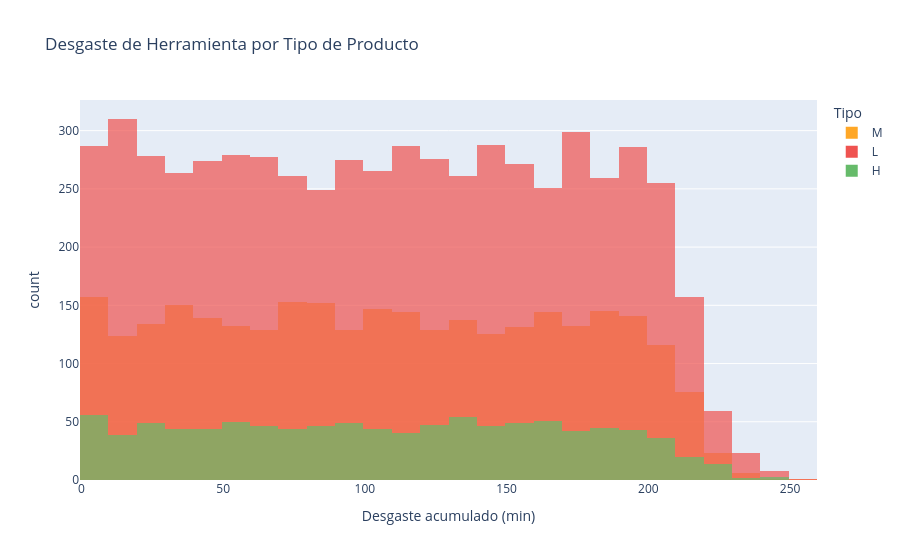

The notebook cell this image was saved under:
### Code cell
fig5b = plot_wear_by_product_type(df)
fig5b.show()

### Figure 1 — Plotly figure (JSON) as saved in the notebook; plotly's stock layout.template omitted (floating-point values rounded to 4 significant figures; data arrays with more than 128 entries replaced by an {"elided": "..."} marker saying what was removed)
{"data": [{"bingroup": "x", "hovertemplate": "Tipo=M<br>Desgaste acumulado (min)=%{x}<br>count=%{y}<extra></extra>", "legendgroup": "M", "marker": {"color": "#FFA726", "opacity": 0.7, "pattern": {"shape": ""}}, "name": "M", "nbinsx": 40, "orientation": "v", "showlegend": true, "type": "histogram", "x": {"elided": "2997 int values"}, "xaxis": "x", "yaxis": "y"}, {"bingroup": "x", "hovertemplate": "Tipo=L<br>Desgaste acumulado (min)=%{x}<br>count=%{y}<extra></extra>", "legendgroup": "L", "marker": {"color": "#EF5350", "opacity": 0.7, "pattern": {"shape": ""}}, "name": "L", "nbinsx": 40, "orientation": "v", "showlegend": true, "type": "histogram", "x": {"elided": "6000 int values"}, "xaxis": "x", "yaxis": "y"}, {"bingroup": "x", "hovertemplate": "Tipo=H<br>Desgaste acumulado (min)=%{x}<br>count=%{y}<extra></extra>", "legendgroup": "H", "marker": {"color": "#66BB6A", "opacity": 0.7, "pattern": {"shape": ""}}, "name": "H", "nbinsx": 40, "orientation": "v", "showlegend": true, "type": "histogram", "x": {"elided": "1003 int values"}, "xaxis": "x", "yaxis": "y"}], "layout": {"barmode": "overlay", "legend": {"title": {"text": "Tipo"}, "tracegroupgap": 0}, "title": {"text": "Desgaste de Herramienta por Tipo de Producto"}, "xaxis": {"anchor": "y", "domain": [0, 1], "title": {"text": "Desgaste acumulado (min)"}}, "yaxis": {"anchor": "x", "domain": [0, 1], "title": {"text": "count"}}}}
